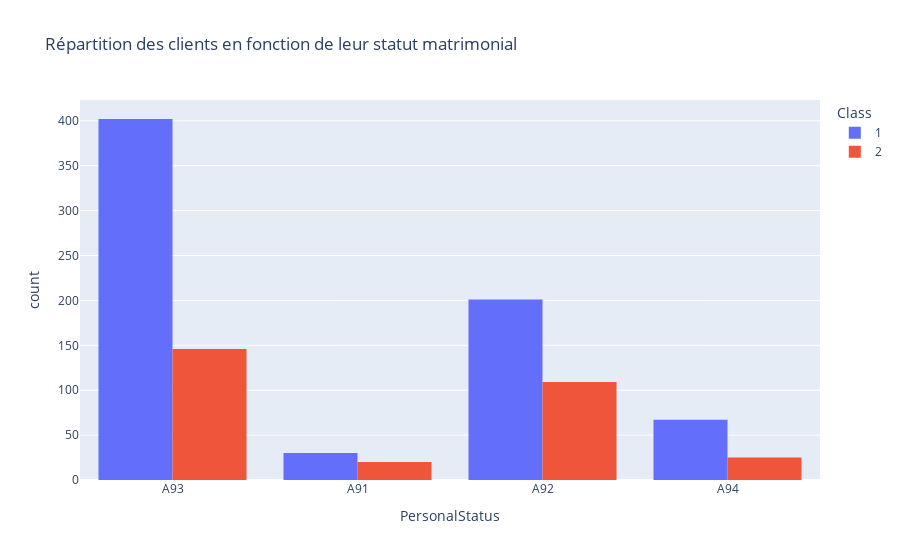

Write notebook code for a chart like this one.
### Markdown cell above
Selon la tendance, on pourrait penser que ceux à qui on a attribué un crédit sont à majorité des personnes "Employé qualifié/fonctionnaire"(à peu près 45% de personnes). Ceci montre que  les employé qualifié/fonctionnaire sont plus préféré par rapport aux autres statuts d'employé à l'attribution d'un prêt.Le statut d'employé des clients à un influence sur l'obtention de prêt.

### Code cell
PX.histogram (data_frame = german
             , x = "PersonalStatus" 
             , color = 'Class'
             , barmode = 'group' 
             , labels = {'count': 'Nombre de clients'} 
             , title = "Répartition des clients en fonction de leur statut matrimonial" 
             , template = 'plotly' 
            )

### Figure 1 — Plotly figure (JSON) as saved in the notebook; plotly's stock layout.template omitted (floating-point values rounded to 4 significant figures; data arrays with more than 128 entries replaced by an {"elided": "..."} marker saying what was removed)
{"data": [{"alignmentgroup": "True", "bingroup": "x", "hovertemplate": "Class=1<br>PersonalStatus=%{x}<br>count=%{y}<extra></extra>", "legendgroup": "1", "marker": {"color": "#636efa"}, "name": "1", "offsetgroup": "1", "orientation": "v", "showlegend": true, "type": "histogram", "x": {"elided": "700 str values"}, "xaxis": "x", "yaxis": "y"}, {"alignmentgroup": "True", "bingroup": "x", "hovertemplate": "Class=2<br>PersonalStatus=%{x}<br>count=%{y}<extra></extra>", "legendgroup": "2", "marker": {"color": "#EF553B"}, "name": "2", "offsetgroup": "2", "orientation": "v", "showlegend": true, "type": "histogram", "x": {"elided": "300 str values"}, "xaxis": "x", "yaxis": "y"}], "layout": {"barmode": "group", "legend": {"title": {"text": "Class"}, "tracegroupgap": 0}, "title": {"text": "Répartition des clients en fonction de leur statut matrimonial"}, "xaxis": {"anchor": "y", "domain": [0, 1], "title": {"text": "PersonalStatus"}}, "yaxis": {"anchor": "x", "domain": [0, 1], "title": {"text": "count"}}}}
